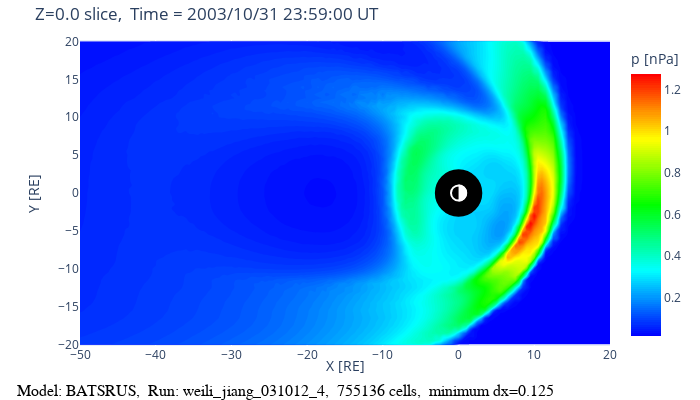

Notebook cell for this chart:
### Code cell
fig = model.get_plot('p')
iplot(fig)
